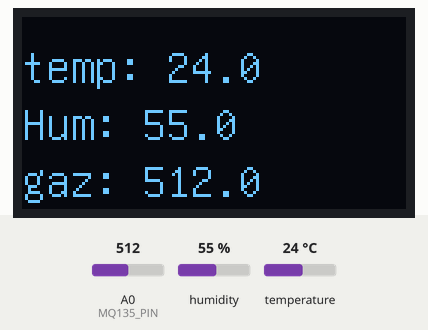
Recording of a sketch running on a simulated Arduino Uno, built with avr-gcc and run on an emulated ATmega328P. On the bench: 128×64 one-colour display. Inputs (shaded band) come from the test bench; at power-on: humidity 55 %, A0 (MQ135_PIN) = 512, temperature 24 °C. What the sketch prints to the serial monitor is not drawn.

Above: at 6.0 s.
6.1 s: humidity set to 22 %
At 11.6 s:
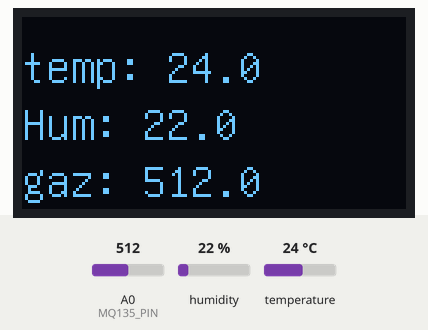
12.4 s: A0 (MQ135_PIN) set to 716
At 16.5 s:
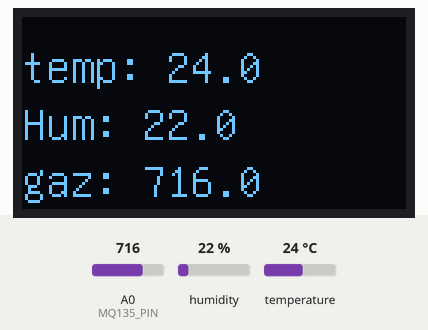
18.7 s: temperature set to 12 °C
At 22.5 s:
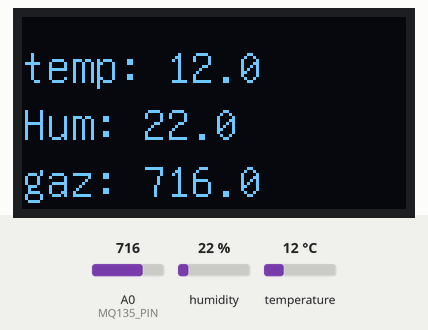
25.0 s: A0 (MQ135_PIN) set to 900
At 27.6 s:
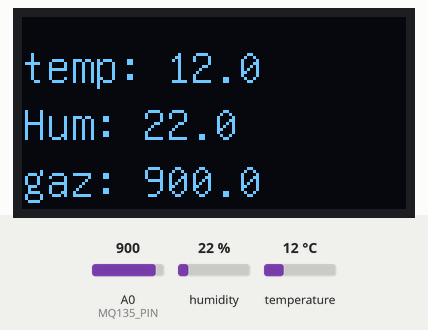
31.3 s: humidity set to 40 %
At 32.9 s:
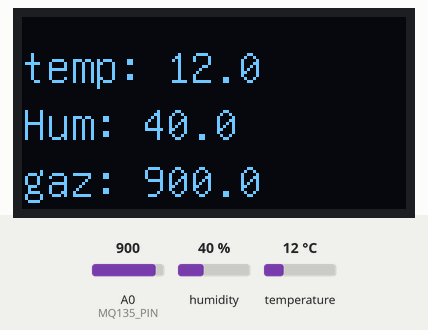
37.6 s: A0 (MQ135_PIN) set to 1023
At 43.8 s:
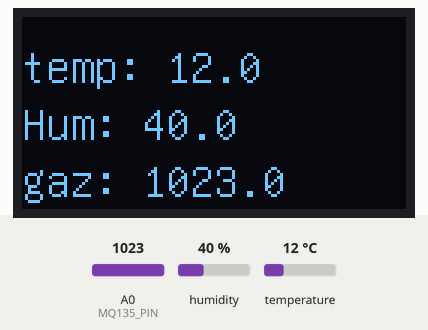
Timing chart, 0 to 45.1 s (numbered marks = the images above; inputs shaded):
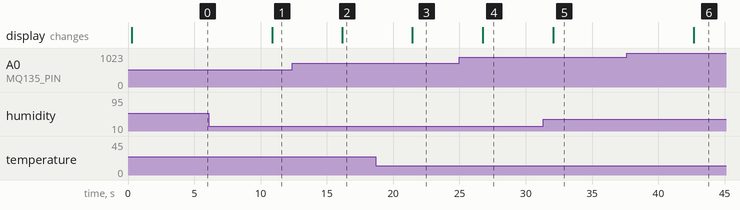

The sketch:

capteur_full_oled.ino
```cpp
#include "U8glib.h" //for OLED I2C Screen
#include <Wire.h>
#include <dht.h>

//DHT sur digital pin 3
//gaz sur Analog pin 0
#define NODE_ID 1
#define DHT22_PIN 3
#define MQ135_PIN 0

dht DHT;
const int SCR_TEMP = 0;
const int SCR_HUM = 1;
const int SCR_GAZ = 2;
float screenValue[3];
int DhtChk = 0;

/* SLboat Add Device */
U8GLIB_SH1106_128X64 u8g(U8G_I2C_OPT_NONE);	// I2C 128x64(col2-col129) SH1106,Like HeiTec 1.3' I2C OLED

void draw(void) {
  int base_line = 22;
  // graphic commands to redraw the complete screen should be placed here
  u8g.setFont(u8g_font_unifont);
  //u8g.setFont(u8g_font_osb21);
  u8g.setPrintPos(0,base_line);
  if(DhtChk == DHTLIB_OK) {
    u8g.print("temp: " );
    u8g.print(screenValue[SCR_TEMP],1 );
    u8g.setPrintPos(0,base_line+19);
    u8g.print("Hum: " );
    u8g.print(screenValue[SCR_HUM],1 );
  }
  else
    u8g.print(printDHTError(DhtChk));

  u8g.setPrintPos(0,base_line+19*2);
  u8g.print("gaz: " );
  u8g.print(screenValue[SCR_GAZ],1 );
}

String printDHTError(int chk)
{
  String ret;
  switch (chk) {
      case DHTLIB_ERROR_CHECKSUM:
          ret = "Checksum error";
          break;
      case DHTLIB_ERROR_TIMEOUT:
          ret = "Time out error";
          break;
      case DHTLIB_ERROR_CONNECT:
          ret = "Connect error";
          break;
      case DHTLIB_ERROR_ACK_L:
          ret = "Ack Low error";
          break;
      case DHTLIB_ERROR_ACK_H:
          ret = "Ack High error";
          break;
      default:
          ret = "Unknown error";
          break;
      }
      return ret;
}
void refreshDHT()
{
  DhtChk = DHT.read22(DHT22_PIN);
  float fHum = 0;
  float fTemp = 0;
  if (DhtChk == DHTLIB_OK)
  {
    screenValue[SCR_HUM] = DHT.humidity;
    screenValue[SCR_TEMP] = DHT.temperature;
  }
  else
  {
    screenValue[SCR_HUM] = 0;
    screenValue[SCR_TEMP] = 0;
  }
}

void refreshGaz()
{
  screenValue[SCR_GAZ] = analogRead(MQ135_PIN);
}

void refreshPIR()
{
  Serial.print("PIR : ");
  int state = digitalRead(4);
  if(state) {
    digitalWrite(5,HIGH);
    Serial.println("active");
  }
  else {
    digitalWrite(5,LOW);
    Serial.println("spleep");
  }


}
void sendData(void)
{
  //chaine : ID;temp;hum; ;gaz;\n
  //chaine DHTError : ID;E;E;Error Value;gaz;\n
  Serial.print(NODE_ID);
  Serial.print(';');
  if(DhtChk == DHTLIB_OK) {
    Serial.print(screenValue[SCR_TEMP]);
    Serial.print(';');
    Serial.print(screenValue[SCR_HUM]);
    Serial.print("; ;");
  }
  else {
    Serial.print('E');
    Serial.print(';');
    Serial.print('E');
    Serial.print(";");
    Serial.print(printDHTError(DhtChk));
    Serial.print(";");
  }
  Serial.print(screenValue[SCR_GAZ]);
  Serial.println(';');
}

void setup(void) {

    Serial.begin(9600);

  // flip screen, if required
  // u8g.setRot180();

  // set SPI backup if required
  //u8g.setHardwareBackup(u8g_backup_avr_spi);

  // assign default color value
  if ( u8g.getMode() == U8G_MODE_R3G3B2 ) {
    u8g.setColorIndex(255);     // white
  }
  else if ( u8g.getMode() == U8G_MODE_GRAY2BIT ) {
    u8g.setColorIndex(3);         // max intensity
  }
  else if ( u8g.getMode() == U8G_MODE_BW ) {
    u8g.setColorIndex(1);         // pixel on
  }
  else if ( u8g.getMode() == U8G_MODE_HICOLOR ) {
    u8g.setHiColorByRGB(255,255,255);
  }

  //pinMode(4, INPUT);
  //pinMode(5, OUTPUT);
}

void loop(void) {
    refreshDHT();
    refreshGaz();
    //refreshPIR();
  // picture loop
  sendData();
  u8g.firstPage();
  do {
    draw();
  } while( u8g.nextPage() );

  // rebuild the picture after some delay
  delay(5000);
}
```

Measured:
- after the input at 6.1 s, the display: changes after 4.8 s (image 1)
- after the input at 12.4 s, the display: changes after 3.8 s (image 2)
- after the input at 18.7 s, the display: changes after 2.8 s (image 3)
- after the input at 25.0 s, the display: changes after 1.8 s (image 4)
- after the input at 31.3 s, the display: changes after 0.76 s (image 5)
- after the input at 37.6 s, the display: changes after 5.1 s (image 6)
